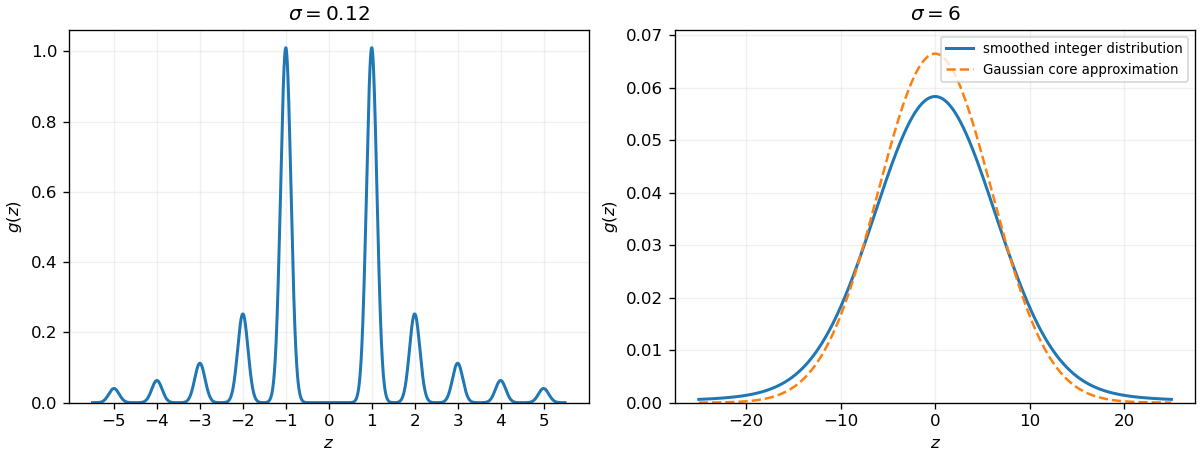

The script that drew this image:
"""Gaussian mixtures with inverse-square integer weights; no moments assumed."""
from pathlib import Path
import matplotlib
matplotlib.use("Agg")
import matplotlib.pyplot as plt
import numpy as np

def density(z, sigma):
    # The omitted probability is below 0.00051; omitted components are far
    # outside the plotted ranges relative to either Gaussian width.
    out = np.zeros_like(z)
    for n in range(1, 1201):
        out += (np.exp(-0.5 * ((z - n) / sigma) ** 2)
                + np.exp(-0.5 * ((z + n) / sigma) ** 2)) / n**2
    return 3 * out / (np.pi**2 * np.sqrt(2 * np.pi) * sigma)

fig, axes = plt.subplots(1, 2, figsize=(10, 3.8), layout="constrained")
for ax, sigma, limit in zip(axes, [0.12, 6.0], [5.5, 25]):
    z = np.linspace(-limit, limit, 3001)
    ax.plot(z, density(z, sigma), color="tab:blue", lw=1.8,
            label="smoothed integer distribution")
    ax.set(xlabel="$z$", ylabel="$g(z)$", ylim=(0, None),
           title=rf"$\sigma={sigma:g}$")
    ax.grid(alpha=0.18)
    if sigma > 1:
        ax.plot(z, np.exp(-z*z/(2*sigma*sigma))/(np.sqrt(2*np.pi)*sigma),
                color="tab:orange", ls="--", label="Gaussian core approximation")
        ax.set_ylim(0, 0.071)
        ax.legend(fontsize=8)
    else:
        ax.set_xticks(np.arange(-5, 6))
fig.savefig(Path(__file__).with_suffix(".png").name, dpi=120, facecolor="white")
